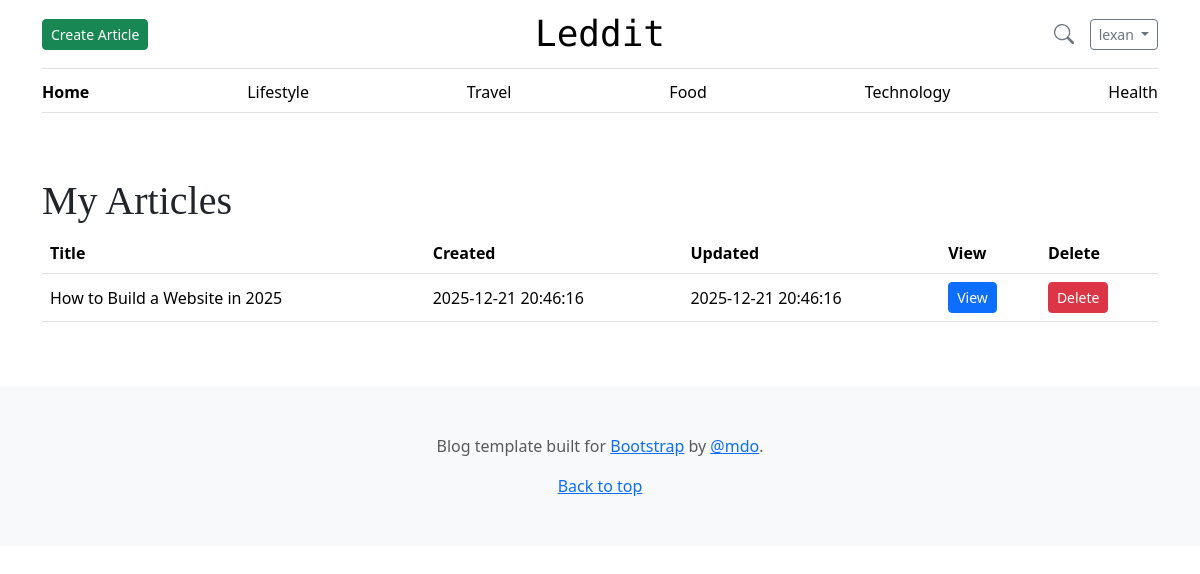
Screenshot of /articles/my_articles.php (signed in) with the database file from the repository.
### tables this page shows
CREATE TABLE articles (
    article_id INT AUTO_INCREMENT PRIMARY KEY,
    FK_user_id INT NOT NULL,
    title VARCHAR(255) NOT NULL,
    summary TEXT,
    content LONGTEXT NOT NULL,
    created_at TIMESTAMP DEFAULT CURRENT_TIMESTAMP,
    updated_at TIMESTAMP DEFAULT CURRENT_TIMESTAMP ON UPDATE CURRENT_TIMESTAMP,
    is_active BOOLEAN DEFAULT TRUE,

    FULLTEXT KEY ft_title_summary (title, summary),
    FULLTEXT KEY ft_content (content),

    FOREIGN KEY (FK_user_id) REFERENCES users(user_id) ON DELETE CASCADE
);

### www/articles/my_articles.php (the view, shortened to what this page needs)
<?php
require_once("../db_access.php");
$user_id = $_SESSION["user_id_logged_in"] ?? null;
$sql = "SELECT article_id, title, created_at, updated_at
        FROM articles
        WHERE FK_user_id = ?
        AND is_active = 1
";
$stmt = $pdo->prepare($sql);
$stmt->execute([$user_id]);
$articles = $stmt->fetchAll(PDO::FETCH_ASSOC);
?>
<!DOCTYPE html>
<html lang="en">
<head>
    <?php readfile("../assets/head.html"); ?>
</head>
<body>
<?php require_once("../assets/navbar.php"); ?>
<main class="container py-5">
    <h1>My Articles</h1>
    <?php if (!$articles): ?>
        <p class="text-muted">You have not written any articles yet.</p>
    <?php else: ?>
        <table class="table align-middle">
            <thead>
                <tr>
                    <th>Title</th>
                    <th>Created</th>
                    <th>Updated</th>
                    <th>View</th>
                    <th>Delete</th>
                </tr>
            </thead>
            <tbody>
                <?php foreach ($articles as $row): ?>
                    <tr>
                        <td><?= htmlspecialchars($row["title"]) ?></td>
                        <td><?= htmlspecialchars($row["created_at"]) ?></td>
                        <td><?= htmlspecialchars($row["updated_at"]) ?></td>
                        <td>
                            <a href="article.php?id=<?= (int)$row['article_id'] ?>" class="btn btn-primary btn-sm" target="_blank">
                                View
                            </a>
                        </td>
                        <td>
                             <form method="post" action="delete_article.php" onsubmit="return confirm('Delete Article?');">
                                <button type="submit" class="btn btn-danger btn-sm">Delete</button>
                            </form>
                        </td>
                    </tr>
                <?php endforeach; ?>
            </tbody>
        </table>
    <?php endif; ?>
</main>
<?php readfile("../assets/footer.html"); ?>
</body>
</html>

### www/assets/css/blog.css (style rules this page uses)
h1, h2, h3, h4, h5, h6 { font-family: "Playfair Display", Georgia, "Times New Roman", serif; }

### rows the page displays
articles: title "How to Build a Website in 2025", created_at "2025-12-21 20:46:16", updated_at "2025-12-21 20:46:16"

### other values shown
$_SESSION["user_name_logged_in"] "lexan"
